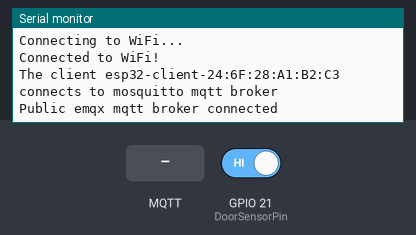
Simulated run of this sketch. Board: ESP32. Parts: the last lines printed to the serial monitor. The test bench sets the inputs (shaded band); at power-on: GPIO 21 (DoorSensorPin) HIGH. WiFi joins after 1.5 s; servers stay silent unless stated; no MQTT or app messages arrive unless stated.

Above: at 3.2 s.
3.3 s: MQTT message "1" arrives on the first subscribed topic
At 4.7 s:
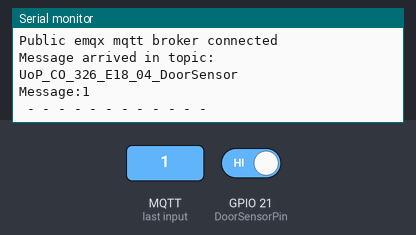
5.5 s: MQTT message "on" arrives on the first subscribed topic
At 7.2 s:
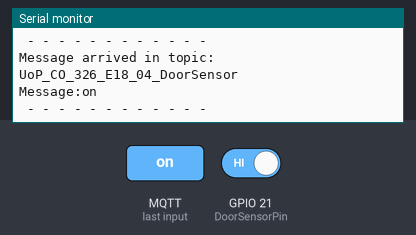
7.5 s: MQTT message "off" arrives on the first subscribed topic
At 9.1 s:
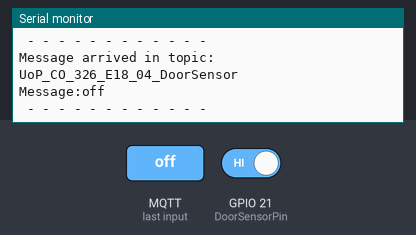

Measured:
- after the input at 3.3 s, the serial monitor: prints a new line after 0.76 s (image 1)
- after the input at 5.5 s, the serial monitor: prints a new line after 0.56 s (image 2)
- after the input at 7.5 s, the serial monitor: prints a new line after 0.56 s (image 3)

The sketch:

DoorSensorWithBroker.ino
```cpp
#include <WiFi.h>
#include <PubSubClient.h>

// MQTT Broker Settings
const char* mqtt_server = "192.168.91.127";
const char* mqtt_topic = "UoP_CO_326_E18_04_DoorSensor";
const int mqtt_port = 1883;

// Wi-Fi Settings
const char* ssid = "nadeeJ";
const char* password = "jaya1122";


// Sensor Pin
const int DoorSensorPin = 21;

int currentDoorState; // current state of door sensor
int lastDoorState;    // previous state of door sensor

//int DoorSensorValue = 0;

// Actuator Pin
//const int actuatorPin = 22;

WiFiClient espClient; //wifi client, MQTT client
PubSubClient client(espClient);


void setup() {
  // Initialize Serial
  Serial.begin(115200);


  // Connect to Wi-Fi
  WiFi.begin(ssid, password);
  while (WiFi.status() != WL_CONNECTED) {
    delay(1000);
    Serial.println("Connecting to WiFi...");
  }
  Serial.println("Connected to WiFi!");


  // Connect to MQTT Broker
  client.setServer(mqtt_server, mqtt_port);
  client.setCallback(callback);

  while (!client.connected()) {
    String client_id = "esp32-client-";
    client_id += String(WiFi.macAddress());

    Serial.printf("The client %s connects to mosquitto mqtt broker\n", client_id.c_str());


    if (client.connect(client_id.c_str())) {
      Serial.println("Public emqx mqtt broker connected");
    } else {
      Serial.print("failed with state ");
      Serial.print(client.state());
      Serial.println(" Retrying...");
      delay(2000);
    }
  }

  // publish and subscribe
  //client.publish(mqtt_topic, "Hello From ESP32!");
  client.subscribe(mqtt_topic);

}


void callback(char *topic, byte *payload, unsigned int length) {
  Serial.print("Message arrived in topic: ");
  Serial.println(topic);
  Serial.print("Message:");

  for (int i = 0; i < length; i++) {
    Serial.print((char) payload[i]);
  }

  Serial.println();
  Serial.println(" - - - - - - - - - - - -");

  pinMode(DoorSensorPin, INPUT_PULLUP); // set ESP32 pin to input pull-up mode

  currentDoorState = digitalRead(DoorSensorPin); // read state

}


void loop() {
  // Read sensor value
  lastDoorState = currentDoorState;              // save the last state
  currentDoorState  = digitalRead(DoorSensorPin); // read new state

  // Publish sensor data to MQTT broker
  if (lastDoorState == LOW && currentDoorState == HIGH) { // state change: LOW -> HIGH
    client.publish(mqtt_topic, "The door-opening event is detected");
    // TODO: turn on alarm, light or send notification ...
  }
  else
  if (lastDoorState == HIGH && currentDoorState == LOW) { // state change: HIGH -> LOW
    client.publish(mqtt_topic, "The door-closing event is detected");
    // TODO: turn off alarm, light or send notification ...
  }

  //String payload = String(sensorValue);
  //client.publish(mqtt_topic, payload.c_str());

  delay(1000);

  client.loop();

}
```
